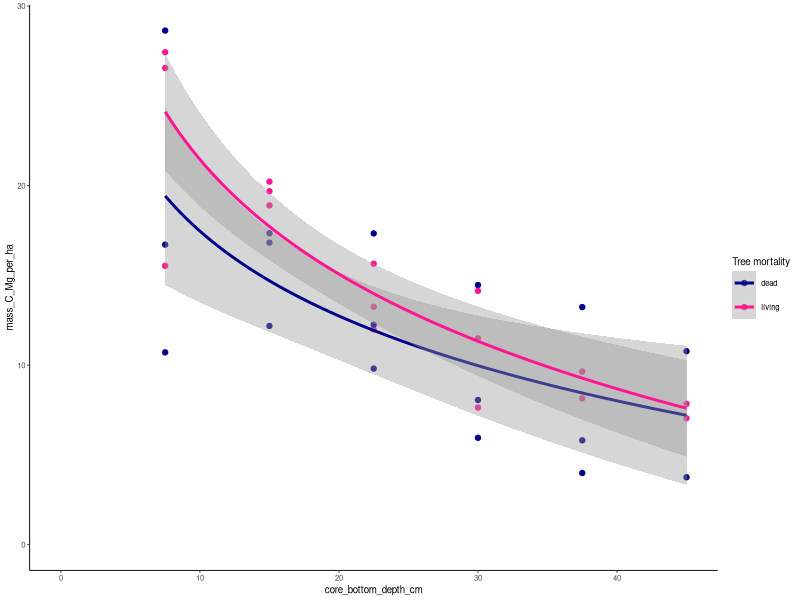
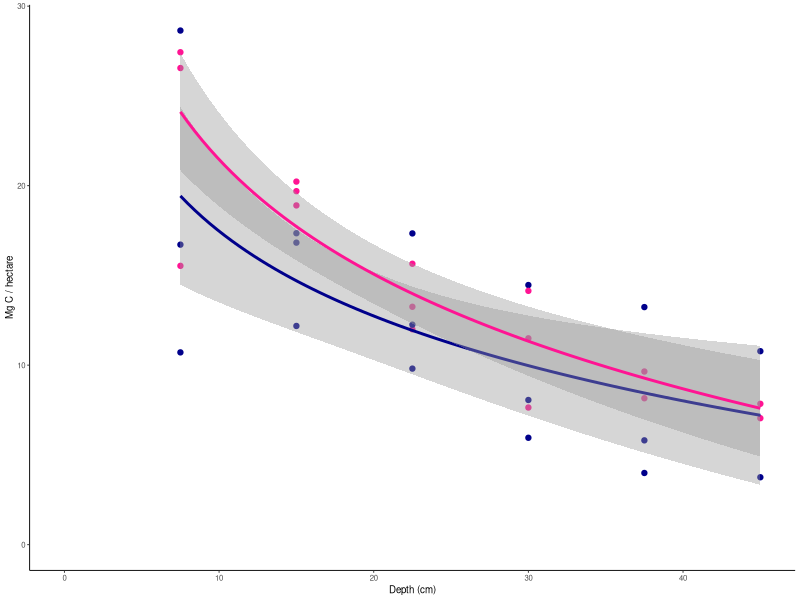
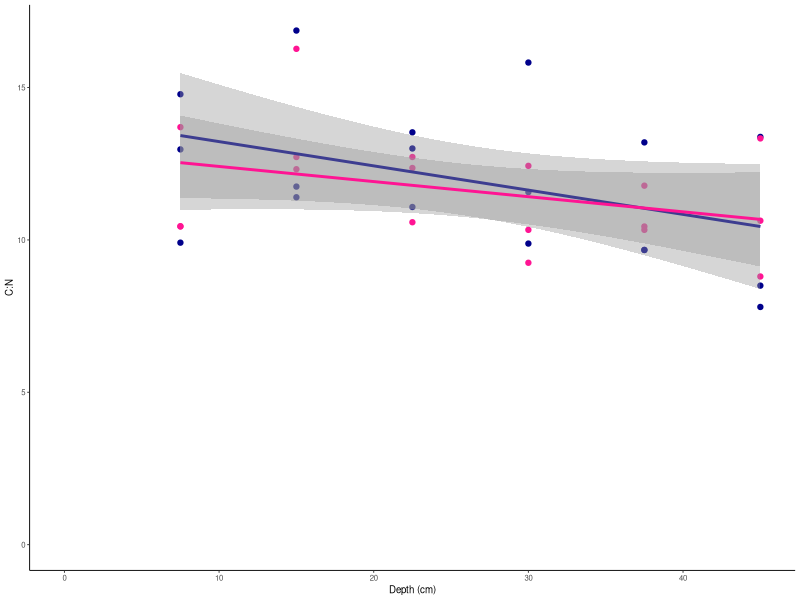
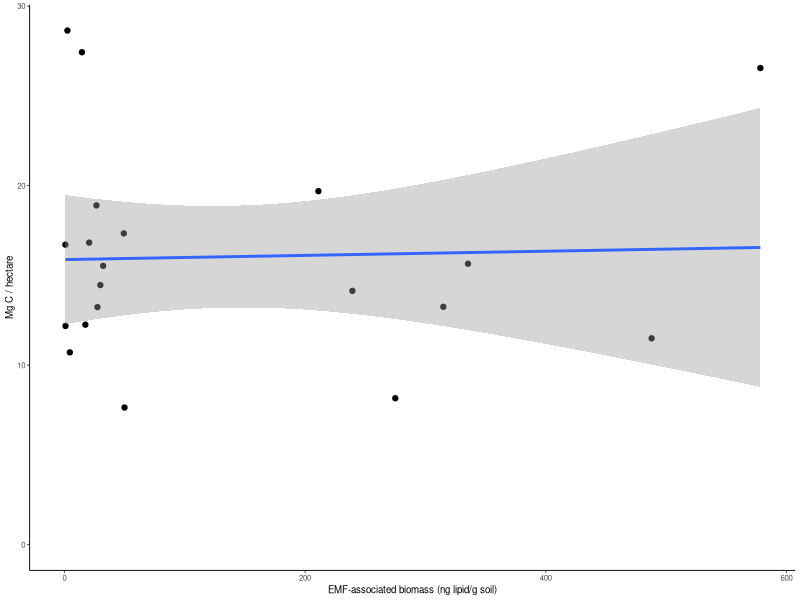
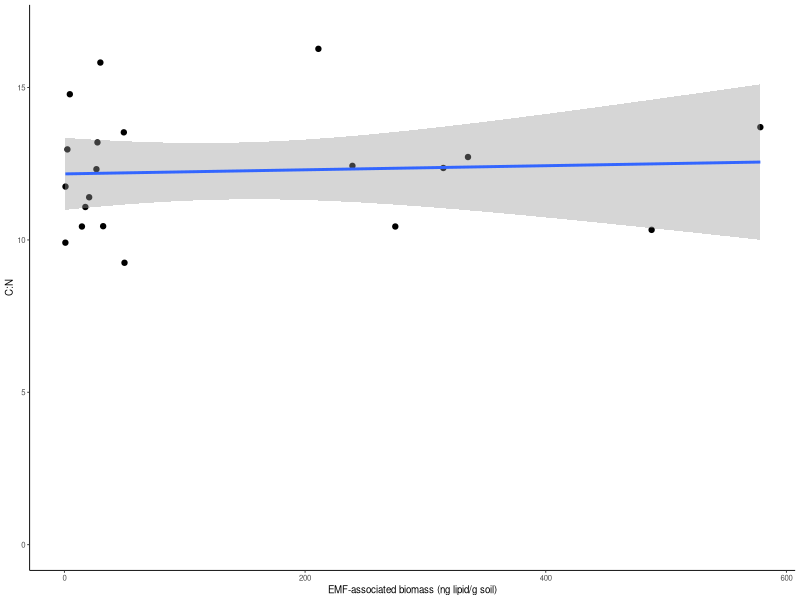
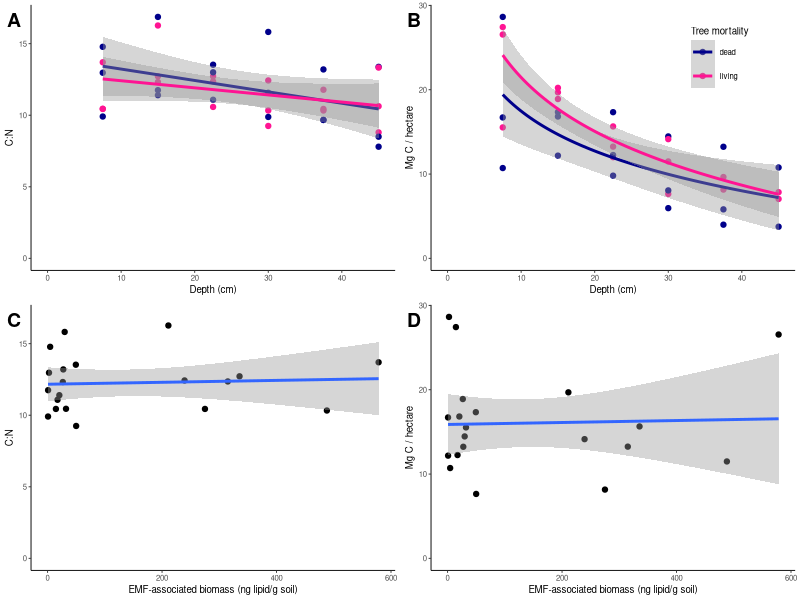
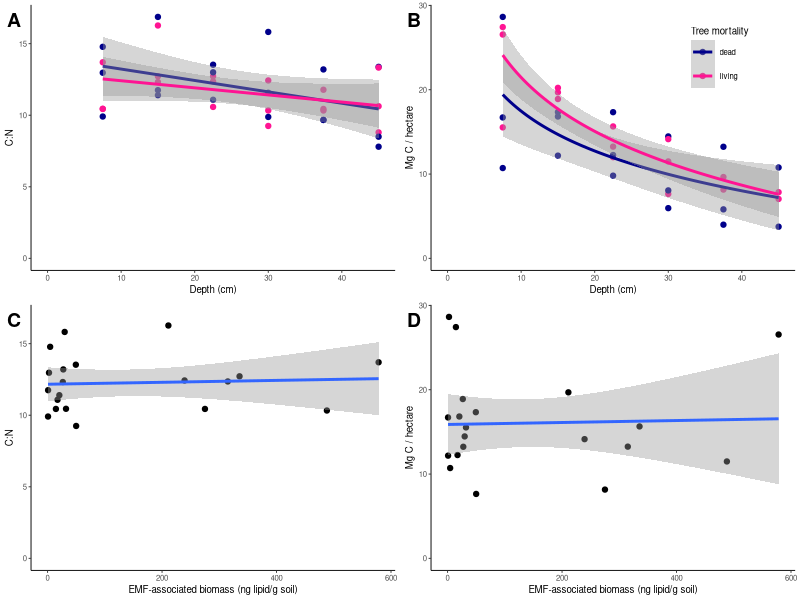
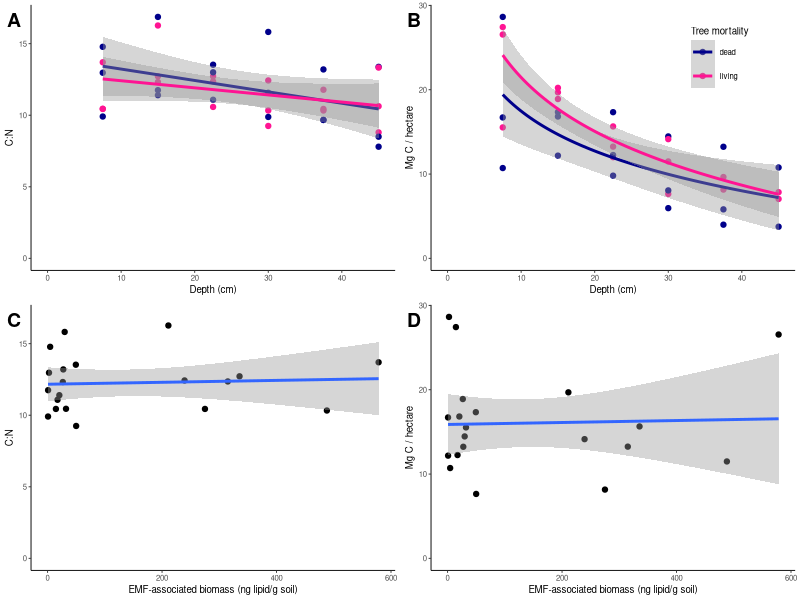

These charts were generated, in order, by the following R code:
## ---- chunk 1
knitr::opts_chunk$set(echo = TRUE)
## ---- chunk 2
library("tidyverse")
library("cowplot")
## ---- chunk 3
C_metadata <- read.csv("Analysis/Carbon/Density_Corrected_C/Results/per_sample_metadata_Ccorrected_mip.csv")

ecm_metadata = read.csv("Analysis/Microbial Communities/Fungal-Bacterial Interactions/DeSeq2 Indicator Species Analysis/Results/metadata_with_ECMasssociated3trees_mip.csv")
## ---- chunk 4
# set common features of graphs

CN_lab = "C:N"
C_lab = "Mg C / hectare"
depth_lab = "Depth (cm)"
ecm_lab = "EMF-associated biomass (ng lipid/g soil)"
fontsize = 7
## ---- chunk 5
C_by_depth <- ggplot(C_metadata, aes(x = core_bottom_depth_cm,
                                                            y = mass_C_Mg_per_ha,
                                                            color = Tree_Health)) +
  geom_point() +
  
  geom_smooth(method = 'lm', formula = 'y ~ log(x)' ) +
  
  ylim(0, NA) +
  
  xlim(0, NA) +
  
  scale_color_manual(name = "Tree mortality", values = c("darkblue", "deeppink")) +
  
  theme_classic(base_size = fontsize)

C_by_depth
leg = get_legend(C_by_depth)
C_by_depth <- ggplot(C_metadata, aes(x = core_bottom_depth_cm,
                                                            y = mass_C_Mg_per_ha,
                                                            color = Tree_Health)) +
  geom_point() +
  
  geom_smooth(method = 'lm', formula = 'y ~ log(x)' ) +
  
  ylim(0, NA) +
  
  xlim(0, NA) +
  
  scale_color_manual(name = "Tree mortality", values = c("darkblue", "deeppink")) +
  
  theme_classic(base_size = fontsize) + 
  
  theme(legend.position = "none") +
  
  xlab(depth_lab) +
  
  ylab(C_lab)

C_by_depth
## ---- chunk 6
C_N_by_depth <- ggplot(C_metadata, aes(x = core_bottom_depth_cm,
                                                            y = C_per_N_Ratio,
                                                            color = Tree_Health)) +
  geom_point() +
  
  geom_smooth(method = 'lm') +
  
  ylim(0, NA) +
  
  xlim(0, NA) +
  
  scale_color_manual(name = "Tree mortality", values = c("darkblue", "deeppink")) +
  
  theme_classic(base_size = fontsize) + 
  
  theme(legend.position = "none") +
  
  xlab(depth_lab) +
  ylab(CN_lab)

C_N_by_depth
## ---- chunk 7
C_by_ecm <- ggplot(ecm_metadata, aes(x = ECM_associated_biomass,
                                                            y = mass_C_Mg_per_ha)) +
  geom_point() +
  
  geom_smooth(method = 'lm') +
  
  ylim(0, NA) +
  
  xlim(0, NA) +
  
  theme_classic(base_size = fontsize) + 
  
  xlab(ecm_lab) +
  ylab(C_lab)

C_by_ecm
## ---- chunk 8
C_N_by_ecm <- ggplot(ecm_metadata, aes(x = ECM_associated_biomass,
                                                            y = C_per_N_Ratio)) +
  geom_point() +
  
  geom_smooth(method = 'lm') +
  
  ylim(0, NA) +
  
  xlim(0, NA) +
  
  theme_classic(base_size = fontsize) + 
  
  xlab(ecm_lab) +
  ylab(CN_lab)

C_N_by_ecm
## ---- chunk 9

# First row
row1 <- plot_grid(C_N_by_depth, C_by_depth, labels = c("A", "B"), label_y = 0.98)

# Second row
row2 <- plot_grid(C_N_by_ecm, C_by_ecm, labels = c("C", "D"), label_y = 0.98)

# Stack rows vertically
combined_plot <- plot_grid(row1, row2, ncol = 1)

fig5 = ggdraw(combined_plot) + draw_grob(leg, hjust = -0.4, vjust = -0.405)

fig5
## ---- chunk 10
# create the jpg figure file in this results folder and the reports folder

# requirements: 1000 pp1 (pixels per inch), 140 mm wide
# 1 inch = 0.0393701 mm, 1 mm = 25.4 inches

ppi = 1000

w_mm = 140
hw_ratio = 5/7 # arbitrary

h_mm = w_mm*hw_ratio
w_i = w_mm/25.4
h_i = h_mm/25.4

jpeg("Figures/Figure5_carbon/Results/Figure5.jpg", width = w_i * ppi, height = h_i * ppi, res = ppi)
fig5
dev.off()

jpeg("Reports/Figure5.jpg", width = w_i * ppi, height = h_i * ppi, res = ppi)
fig5
dev.off()
## ---- chunk 11
# create the png figure file in this results folder and the reports folder

# requirements: 1000 pp1 (pixels per inch), 140 mm wide
# 1 inch = 0.0393701 mm, 1 mm = 25.4 inches

ppi = 1000

w_mm = 140
hw_ratio = 5/7 # arbitrary

h_mm = w_mm*hw_ratio
w_i = w_mm/25.4
h_i = h_mm/25.4

png("Figures/Figure5_carbon/Results/Figure5.png", width = w_i * ppi, height = h_i * ppi, res = ppi)
fig5
dev.off()

png("Reports/Figure5.png", width = w_i * ppi, height = h_i * ppi, res = ppi)
fig5
dev.off()
